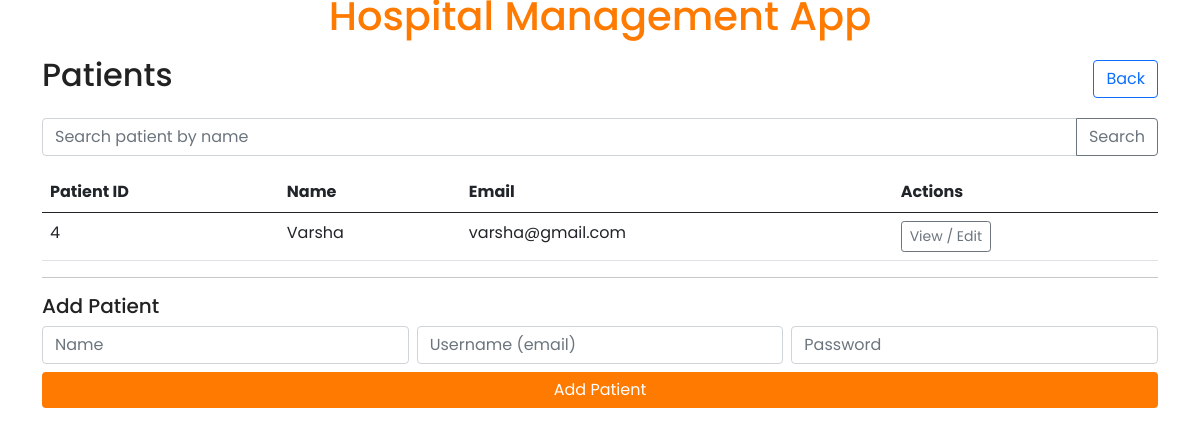
Page /admin/patients on the committed database.
### backend/models.py (models this page shows)
class Patient(db.Model):
  __tablename__ = 'patients'
  id = db.Column(db.Integer, primary_key=True)
  name = db.Column(db.String, nullable=False)
  email = db.Column(db.String, unique=True, nullable=False)
  password = db.Column(db.String, nullable=False)
  phone = db.Column(db.String)
  age = db.Column(db.Integer)
  address = db.Column(db.String)
  blacklisted = db.Column(db.Integer, default=0)
  appointments = db.relationship('Appointment', backref='patient_obj', lazy='dynamic', passive_deletes=True)

### backend/controller.py (the view)
    @app.route('/admin/patients', methods=['GET', 'POST'])
    def route_show_admin_patients_list():
        search_query = (request.args.get('q') or '').strip()
        if search_query:
            patients = Patient.query.filter(Patient.name.ilike(f"%{search_query}%")).with_entities(Patient.id, Patient.name, Patient.email).all()
        else:
            patients = Patient.query.with_entities(Patient.id, Patient.name, Patient.email).all()
        return render_template('admin/patients_list.html', patients=patients, search_query=search_query)

### templates/admin/patients_list.html (shortened to what this page needs)
{% extends "base.html" %}
{% block main_content %}
<div class="d-flex justify-content-between align-items-center mb-3">
  <h2>Patients</h2>
  <a class="btn btn-outline-primary" href="{{ url_for('route_show_admin_dashboard') }}">Back</a>
</div>
<form class="mb-3">
  <div class="input-group">
    <input name="q" class="form-control" placeholder="Search patient by name" value="{{ search_query }}">
    <button class="btn btn-outline-secondary" type="submit">Search</button>
  </div>
</form>
<table class="table">
  <thead>
    <tr><th>Patient ID</th><th>Name</th><th>Email</th><th>Actions</th></tr>
  </thead>
  <tbody>
    {% for p in patients %}
    <tr>
      <td>{{ p.id }}</td>
      <td>{{ p.name }}</td>
      <td>{{ p.email }}</td>
      <td>
        <a class="btn btn-sm btn-outline-secondary" href="{{ url_for('route_show_admin_patient_detail', patient_id=p.id) }}">View / Edit</a>
      </td>
    </tr>
    {% endfor %}
  </tbody>
</table>
<hr>
<h5>Add Patient</h5>
<form method="post" action="{{ url_for('route_admin_add_patient') }}">
  <div class="row g-2">
    <div class="col"><input name="add_name" class="form-control" placeholder="Name" required></div>
    <div class="col"><input name="add_email" class="form-control" placeholder="Username (email)" required></div>
    <div class="col"><input name="add_password" class="form-control" placeholder="Password" required></div>
  </div>
  <div class="mt-2 d-grid"><button class="btn btn-primary-action" type="submit">Add Patient</button></div>
</form>
{% endblock %}

### static/css/style.css (style rules this page uses)
:root { --primary-orange: #ff7a00; --primary-orange-dark: #e66800; --neutral-muted: #6c757d; --available-green: #d4f7d4; --unavailable-red: #ffd6d6; }
body { background-color: #ffffff; color: #222222; font-family: 'Poppins', sans-serif; }
.btn-primary-action { background-color: var(--primary-orange); color: #ffffff; border: none; }

### rows in the picture
Patient: id "4", name "Varsha", email "varsha@gmail.com"
